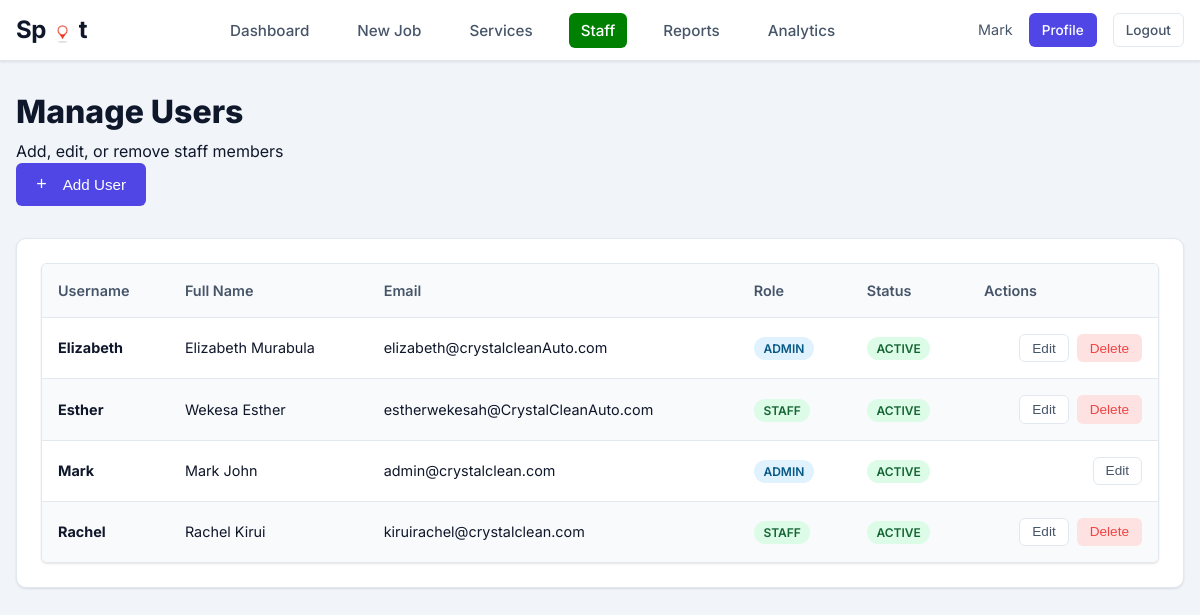
The page /users (signed in) on the database as committed earlier.
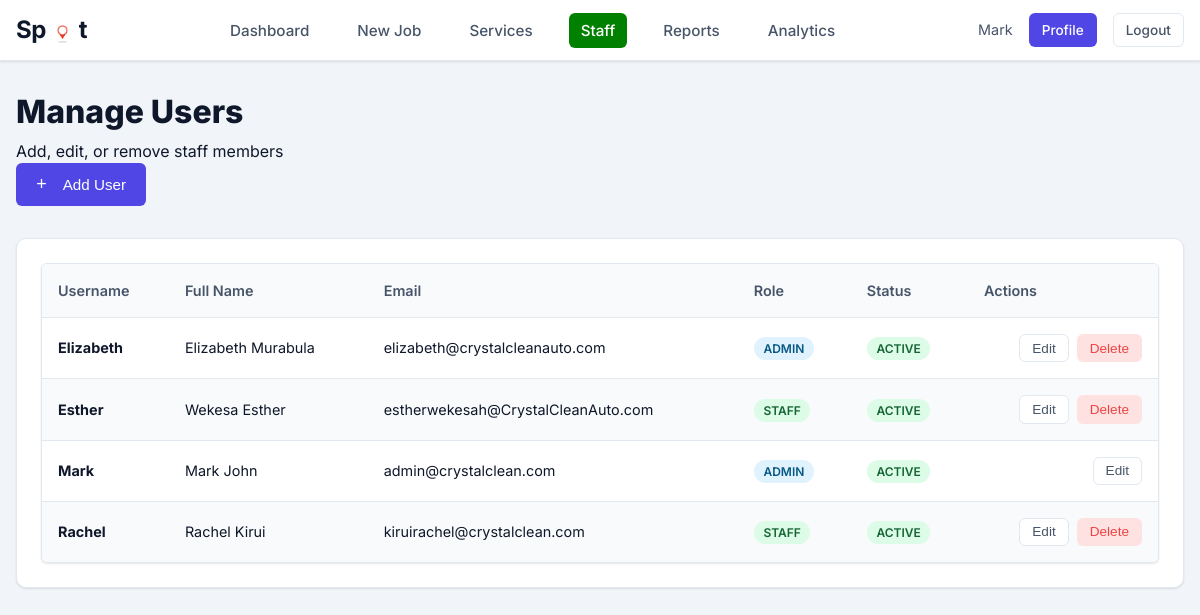
The same page on the database as committed later.
### app/models.py (models this page shows, shortened)
class User(UserMixin, db.Model):
    __tablename__ = 'users'
    id = db.Column(db.Integer, primary_key=True)
    username = db.Column(db.String(80), unique=True, nullable=False, index=True)
    full_name = db.Column(db.String(120), nullable=False)
    email = db.Column(db.String(120), unique=True, nullable=False)
    password_hash = db.Column(db.String(255), nullable=False)
    role = db.Column(db.String(20), nullable=False, default='staff')  # 'admin' or 'staff'
    is_active = db.Column(db.Boolean, default=True)
    created_at = db.Column(db.DateTime, default=datetime.utcnow)
    cars = db.relationship('Car', backref='assigned_user', lazy='dynamic')
    notifications = db.relationship('Notification', backref='user', lazy='dynamic')

### app/routes.py (the view)
@app.route('/users')
@login_required
@admin_required
def manage_users():
    users = User.query.order_by(User.username).all()
    add_form = AddUserForm()
    edit_form = EditUserForm()
    return render_template('manage_users.html',
                         users=users,
                         add_form=add_form,
                         edit_form=edit_form)

### app/models.py (called while the page is built)
@login_manager.user_loader
def load_user(user_id):
    return User.query.get(int(user_id))

### app/utils.py (called while the page is built)
def admin_required(f):
    @wraps(f)
    def decorated_function(*args, **kwargs):
        if not current_user.is_authenticated:
            flash('Please log in to access this page.', 'error')
            return redirect(url_for('login'))
        if current_user.role != 'admin':
            flash('You do not have permission to access this page.', 'error')
            return redirect(url_for('staff_dashboard'))
        return f(*args, **kwargs)
    return decorated_function

### app/templates/manage_users.html (shortened to what this page needs)
{% extends "base.html" %}
{% block content %}
<div class="dashboard-header" style="margin-bottom: 32px;">
    <div>
        <h1 style="font-size: 32px; font-weight: 800; color: var(--text-dark);">Manage Users</h1>
        <p style="color: var(--text-light); margin-top: 8px;">Add, edit, or remove staff members</p>
    </div>
    <button class="btn btn-primary" onclick="openAddUserModal()">
        <span style="font-size: 18px; margin-right: 8px;">+</span> Add User
    </button>
</div>
<div class="card">
    <div class="card-body">
        {% if users %}
        <div class="table-responsive">
            <table class="table">
                <thead>
                    <tr>
                        <th>Username</th>
                        <th>Full Name</th>
                        <th>Email</th>
                        <th>Role</th>
                        <th>Status</th>
                        <th>Actions</th>
                    </tr>
                </thead>
                <tbody>
                    {% for user in users %}
                    <tr>
                        <td data-label="Username"><strong>{{ user.username }}</strong></td>
                        <td data-label="Full Name">{{ user.full_name }}</td>
                        <td data-label="Email">{{ user.email }}</td>
                        <td data-label="Role">
                            <span
                                class="badge {% if user.role == 'admin' %}badge-pending{% else %}badge-completed{% endif %}">
                                {{ user.role.upper() }}
                            </span>
                        </td>
                        <td data-label="Status">
                            <span
                                class="badge {% if user.is_active %}badge-completed{% else %}badge-in-progress{% endif %}">
                                {% if user.is_active %}Active{% else %}Inactive{% endif %}
                            </span>
                        </td>
                        <td data-label="Actions">
                            <div class="action-buttons" style="display: flex; gap: 0.5rem; justify-content: flex-end;">
                                <button class="btn btn-sm btn-secondary"
                                    onclick="openEditUserModal({{ user.id }}, '{{ user.username }}', '{{ user.full_name }}', '{{ user.email }}', '{{ user.role }}', {{ user.is_active|lower }})">
                                    Edit
                                </button>
                                {% if user.id != current_user.id %}
                                <form method="POST" action="{{ url_for('delete_user', user_id=user.id) }}"
                                    style="display: inline;"
                                    onsubmit="return confirm('Are you sure you want to delete this user?')">
                                    <button type="submit" class="btn btn-sm btn-danger">Delete</button>
                                </form>
                                {% endif %}
                            </div>
                        </td>
                    </tr>
                    {% endfor %}
                </tbody>
            </table>
        </div>
        {% endif %}
    </div>
</div>
{% endblock %}

### app/templates/base.html (shortened to what this page needs)
<!DOCTYPE html>
<html lang="en">
<head>
    <link rel="stylesheet" href="{{ url_for('static', filename='css/style.css') }}">
    <link rel="stylesheet" href="https://cdnjs.cloudflare.com/ajax/libs/font-awesome/6.5.1/css/all.min.css">
</head>
<body>
    {% if current_user.is_authenticated %}
    <nav class="navbar">
        <div class="nav-container">
            <a href="{{ url_for('admin_dashboard') if current_user.role == 'admin' else url_for('staff_dashboard') }}"
                class="nav-brand" style="font-family: 'Inter', sans-serif; font-size: 1.5rem; letter-spacing: -0.5px;">
                <span style="color: var(--text-primary);">Sp</span>
                <img src="{{ url_for('static', filename='images/spot_marker.png') }}" alt="o"
                    style="height: 24px; width: auto; margin: 0 -4px; transform: translateY(4px);">
                <span style="color: var(--text-primary);">t</span>
            </a>
            <ul class="nav-menu">
                {% if current_user.role == 'admin' %}
                <li><a href="{{ url_for('admin_dashboard') }}"
                        class="nav-link {% if request.endpoint == 'admin_dashboard' %}active{% endif %}">Dashboard</a>
                </li>
                <li><a href="{{ url_for('add_car') }}"
                        class="nav-link {% if request.endpoint == 'add_car' %}active{% endif %}">New Job</a></li>
                <li><a href="{{ url_for('manage_services') }}"
                        class="nav-link {% if request.endpoint == 'manage_services' %}active{% endif %}">Services</a>
                </li>
                <li><a href="{{ url_for('manage_users') }}"
                        class="nav-link {% if request.endpoint == 'manage_users' %}active{% endif %}">Staff</a></li>
                <li><a href="{{ url_for('reports') }}"
                        class="nav-link {% if request.endpoint == 'reports' %}active{% endif %}">Reports</a></li>
                <li><a href="{{ url_for('analytics') }}"
                        class="nav-link {% if request.endpoint == 'analytics' %}active{% endif %}">Analytics</a></li>
                {% else %}
                <li><a href="{{ url_for('staff_dashboard') }}"
                        class="nav-link {% if request.endpoint == 'staff_dashboard' %}active{% endif %}">My Jobs</a>
                </li>
                <li><a href="{{ url_for('add_car') }}"
                        class="nav-link {% if request.endpoint == 'add_car' %}active{% endif %}">Add Job</a></li>
                {% endif %}
            </ul>
            <div class="nav-right">
                <span style="font-size: 0.9rem; color: var(--text-secondary);">{{ current_user.username }}</span>
                <a href="{{ url_for('view_profile') }}" class="btn btn-sm btn-primary">Profile</a>
                <a href="{{ url_for('logout') }}" class="btn btn-sm btn-secondary">Logout</a>
            </div>
        </div>
    </nav>
    {% endif %}
    <main class="main-content">
        {% block content %}{% endblock %}
    </main>
</body>
</html>

### app/static/css/style.css (style rules this page uses)
:root { --bg-body: #f1f5f9; --bg-surface: #ffffff; --bg-surface-alt: #f8fafc; --text-primary: #0f172a; --text-secondary: #475569; --text-muted: #94a3b8; --text-on-primary: #ffffff; --primary: #4f46e5; --primary-dark: #4338ca; --primary-light: #e0e7ff; --success: #10b981; --warning: #f59e0b; --danger: #ef4444; --info: #3b82f6; --border-light: #e2e8f0; --shadow-sm: 0 1px 3px rgba(0, 0, 0, 0.05), 0 1px 2px rgba(0, 0, 0, 0.06); --shadow-md: 0 4px 6px -1px rgba(0, 0, 0, 0.05), 0 2px 4px -1px rgba(0, 0, 0, 0.03); --shadow-lg: 0 10px 15px -3px rgba(0, 0, 0, 0.05), 0 4px 6px -2px rgba(0, 0, 0, 0.02); --radius-sm: 6px; --radius-md: 10px; --radius-lg: 16px; --max-width: 1200px; }
*, *::before, *::after { box-sizing: border-box; margin: 0; padding: 0; }
body { background-color: var(--bg-body); color: var(--text-primary); font-family: 'Inter', sans-serif; line-height: 1.5; min-height: 100vh; }
h1, h2, h3, h4, h5, h6 { font-weight: 700; line-height: 1.2; color: var(--text-primary); margin-bottom: 0.5rem; }
a { color: var(--primary); text-decoration: none; }
.main-content { max-width: var(--max-width); margin: 0 auto; padding: 2rem 1rem; min-height: 80vh; padding-bottom: 6rem; }
.navbar { background: var(--bg-surface); border-bottom: 1px solid var(--border-light); padding: 0.75rem 0; position: sticky; top: 0; z-index: 1000; box-shadow: var(--shadow-sm); }
.nav-container { max-width: var(--max-width); margin: 0 auto; padding: 0 1rem; display: flex; justify-content: space-between; align-items: center; }
.nav-brand { display: flex; align-items: center; gap: 0.75rem; font-weight: 700; font-size: 1.25rem; color: var(--text-primary); }
.nav-menu { display: flex; align-items: center; gap: 1.5rem; list-style: none; }
.nav-link { color: var(--text-secondary); font-weight: 500; font-size: 0.95rem; padding: 0.5rem 0.75rem; border-radius: var(--radius-sm); }
.nav-link:hover, .nav-link.active { color: #fff; background-color: green; text-decoration: none; }
.nav-right { display: flex; align-items: center; gap: 1rem; }
.card { background: var(--bg-surface); border: 1px solid var(--border-light); border-radius: var(--radius-md); padding: 1.5rem; margin-bottom: 1.5rem; box-shadow: var(--shadow-sm); transition: transform 0.2s ease, box-shadow 0.2s ease; }
.table-responsive { display: block; width: 100%; overflow-x: auto; border: 1px solid var(--border-light); border-radius: var(--radius-sm); background: var(--bg-surface); box-shadow: var(--shadow-sm); -webkit-overflow-scrolling: touch; scrollbar-width: thin; scrollbar-color: var(--border-light) transparent; }
.table { width: 100%; border-collapse: collapse; font-size: 0.9rem; }
.table th { background: var(--bg-surface-alt); color: var(--text-secondary); font-weight: 600; text-align: left; padding: 1rem; border-bottom: 1px solid var(--border-light); white-space: nowrap; position: sticky; top: 0; z-index: 10; }
.table td { padding: 1rem; border-bottom: 1px solid var(--border-light); color: var(--text-primary); white-space: nowrap; }
.table tbody tr:nth-child(even) { background-color: #f8fafc; }
.table tr:last-child td { border-bottom: none; }
.btn { display: inline-flex; align-items: center; justify-content: center; gap: 0.5rem; padding: 0.6rem 1.2rem; border-radius: var(--radius-sm); font-weight: 500; cursor: pointer; border: 1px solid transparent; transition: all 0.15s ease; font-size: 0.95rem; }
.btn-primary { background-color: var(--primary); color: var(--text-on-primary); }
.btn-secondary { background-color: var(--bg-surface); border-color: var(--border-light); color: var(--text-secondary); }
.btn-danger { background-color: #fee2e2; color: var(--danger); border-color: transparent; }
.btn-sm { padding: 0.35rem 0.75rem; font-size: 0.85rem; }
.badge { padding: 0.25rem 0.6rem; border-radius: 99px; font-size: 0.75rem; font-weight: 600; text-transform: uppercase; }
.badge-completed { background: #dcfce7; color: #166534; }
.badge-pending { background: #e0f2fe; color: #075985; }
.action-buttons { display: flex; gap: 0.5rem; align-items: center; }

Rows that differ between the two databases and show on the page:
changed User "Elizabeth": email "elizabeth@crystalcleanAuto.com" → "elizabeth@crystalcleanauto.com"
